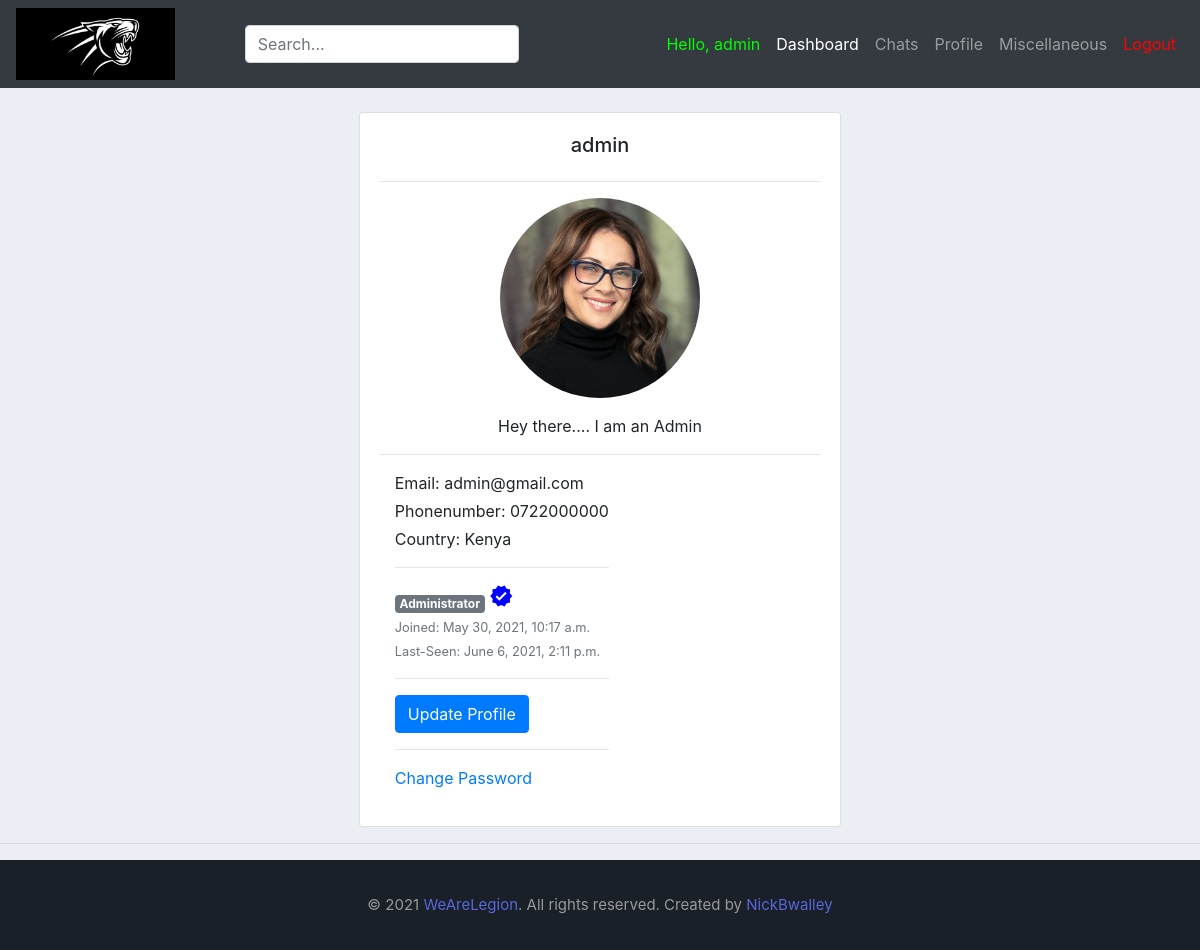
The app's page /account/1/ (signed in) with its own data.
### App1/models.py (models this page shows, shortened)
class user(AbstractBaseUser):
	alphanumeric = RegexValidator(r'^[A-Za-z0-9_.]*$', 'Only Letters, Numbers, Underscores and Periods are allowed!')
	phonenumber = RegexValidator(r'^[0-9]{10,12}$', 'Only Numerical characters are allowed! (Must be 10-12Digits)')
	username		= models.CharField(max_length=30, unique=True, validators=[alphanumeric])
	email 			= models.EmailField(verbose_name="email", max_length=60, unique=True)
	phonenumber 	= models.CharField(max_length=30, unique=True, validators=[phonenumber])
	country 		= models.ForeignKey(Country, on_delete=models.SET_NULL, blank=True, null=True)
	university 		= models.ForeignKey(University, on_delete=models.SET_NULL, null=True)
	course			= models.ForeignKey(Course, on_delete=models.SET_NULL, blank=True, null=True)
	profile_pic 	= models.ImageField(null=True, blank=True, default=get_default_profile_image, upload_to=get_profile_image_filepath)
	bio 			= models.CharField(max_length=40, default="Hey there...", blank=True, null=True)
	date_joined 	= models.DateTimeField(verbose_name='date joined', auto_now_add=True)
	last_login		= models.DateTimeField(verbose_name='last login', auto_now=True)
	hide_email		= models.BooleanField(default=True)
	hide_phonenumber= models.BooleanField(default=True)
	is_active 		= models.BooleanField(default=True)
	is_admin 		= models.BooleanField(default=False)
	is_verified  	= models.BooleanField(default=False)
	is_staff 		= models.BooleanField(default=False)
	is_superuser 	= models.BooleanField(default=False)
	USERNAME_FIELD = 'username'
	REQUIRED_FIELDS = ['email']
	objects = MyAccountManager()

class Country(models.Model):
    name = models.CharField(max_length=40)
    def __str__(self):
        return self.name

### App1/views.py (the view)
# urls.py: path('account/<int:id>/', views.account_view, name='view'),
@login_required(login_url='login') # only allows users who are logged in with correct credentials
def account_view(request, id):
	context = {}
	account = get_object_or_404(user, pk=id)
	if account:
		context['id']: account.id
		context['username']: account.username
		context['email']: account.email
		context['profile_image']: account.profile_image.url
		context['hide_email']: account.hide_email
		context['hide_phonenumber']: account.hide_phonenumber
		is_self = False
		user_id = request.user.id
		print(user_id)
		print(account.id)
		if user_id == account.id:
			is_self = True
	return render(request, "App1/other_profile.html", {'id':id, 'account':account, 'context': context})

### App1/templates/App1/other_profile.html (shortened to what this page needs)
{%  extends 'App1/main.html' %}
{% load static %}
{% block content %}
<br>
<div class="row justify-content-md-center">
    <div class="col-md-5">
        <div class="card card-body">
            <h5 style="text-align: center">{{account.username}}</h5>
            <hr>
            <img class="profile-pic" src="{{account.profile_pic.url}}" >
      <div class="mt-3 text-center">
        <p class="mb-0">{{account.bio}}</p>
      </div>
        <hr>
        <div class="col d-flex flex-column flex-sm-row justify-content-between mb-3">
          <div class="text-center text-sm-left mb-2 mb-sm-0">
            {% if request.user.id == account.id %}
            <p class="mb-1">Email: {{account.email}}</p>
            {% else %}
              {% if account.hide_email %}
              <p class="mb-1">Email: ****************</p>
              {% else %}
                <p class="mb-1">Email: {{account.email}}</p>
                {% endif %}
            {% endif %}
            {% if request.user.id == account.id %}
            <p class="mb-1">Phonenumber: {{account.phonenumber}}</p>
            {% else %}
              {% if account.hide_phonenumber %}
              <p class="mb-1">Phonenumber: ****************</p>
              {% else %}
                <p class="mb-1">Phonenumber: {{account.phonenumber}}</p>
                {% endif %}
            {% endif %}
            <p class="mb-1">Country: {{account.country}}</p>
            <hr>
            {% if account.is_admin %}
            <span class="badge badge-secondary">Administrator</span>
            {% else %}
            <span class="badge badge-secondary">Active-User</span>
            {% endif %}
            {% if account.is_verified %}
            <span class="material-icons" style="color: blue;">verified</span>
            {% endif %}
            <div class="text-muted"><small>Joined: {{account.date_joined}}</small></div>
            <div class="text-muted"><small>Last-Seen: {{account.last_login}}</small></div>
            <hr>
            {% if request.user.id == account.id %}
            <a class="btn btn-primary" href="{% url 'my_profile' %}">Update Profile</a>
            <hr>
            <a href="#">Change Password</a>
            {% endif %}
          </div>
        </div>
        </div>
    </div>
</div>
{% endblock %}

### App1/templates/App1/navbar.html (shortened to what this page needs)
{% load static %}
<nav class="navbar navbar-expand-lg navbar-dark bg-dark">
    <img src="{% static '/images/lionking.png'%}" id="logo" >
    <link rel="stylesheet" href="{% static '/css/main.css' %}">
    <div class="collapse navbar-collapse" id="navbarNav">
      <ul class="navbar-nav mr-auto ml-auto">
        <form class="search-bar justify-content-start" onsubmit="return executeQuery();">
            <input type="text" class="form-control" name="q" id="id_q_large" placeholder="Search...">
        </form>
      </ul>
      <ul class="navbar-nav ml-auto">
        {% if request.user.is_authenticated %}
        <li class="nav-item">
          <a class="nav-link" style="color: #00ff00;">Hello, {{request.user.username}}</a>
        </li>
        <li class="nav-item active">
          <a class="nav-link" href="{% url 'home' %}">Dashboard</a>
        </li>
        <li class="nav-item">
          <a class="nav-link" href="#">Chats</a>
        </li>
        <li class="nav-item">
          <a class="nav-link" href="{% url 'view' request.user.id %}">Profile</a>
        </li>
        {% if request.user.is_admin %}
        <li class="nav-item">
          <a class="nav-link" href="#">Miscellaneous</a>
        </li>
        {% endif %}
        <li class="nav-item">
          <a class="nav-link" href="{% url 'logout' %}" style="color: #ff0000;">Logout</a>
        </li>
      </ul>
        {% endif %}
    </div>
  </nav>

### static/css/main.css (style rules this page uses)
#logo { height: auto; width: auto; max-height: 72px; max-width: 250px; }
body { background-color: #ebeff5; }

### App1/templates/App1/other_profile.html (style rules this page uses)
.profile-pic { max-width: 200px; max-height:200px; margin: 0 auto; border-radius: 50%; }

### records on screen
user: user.username "admin", username "admin", profile_pic (picture), bio "Hey there.... I am an Admin", email "admin@gmail.com", phonenumber "0722000000", country "Kenya", date_joined "May 30, 2021, 10:17 a.m.", last_login "June 6, 2021, 2:11 p.m."
